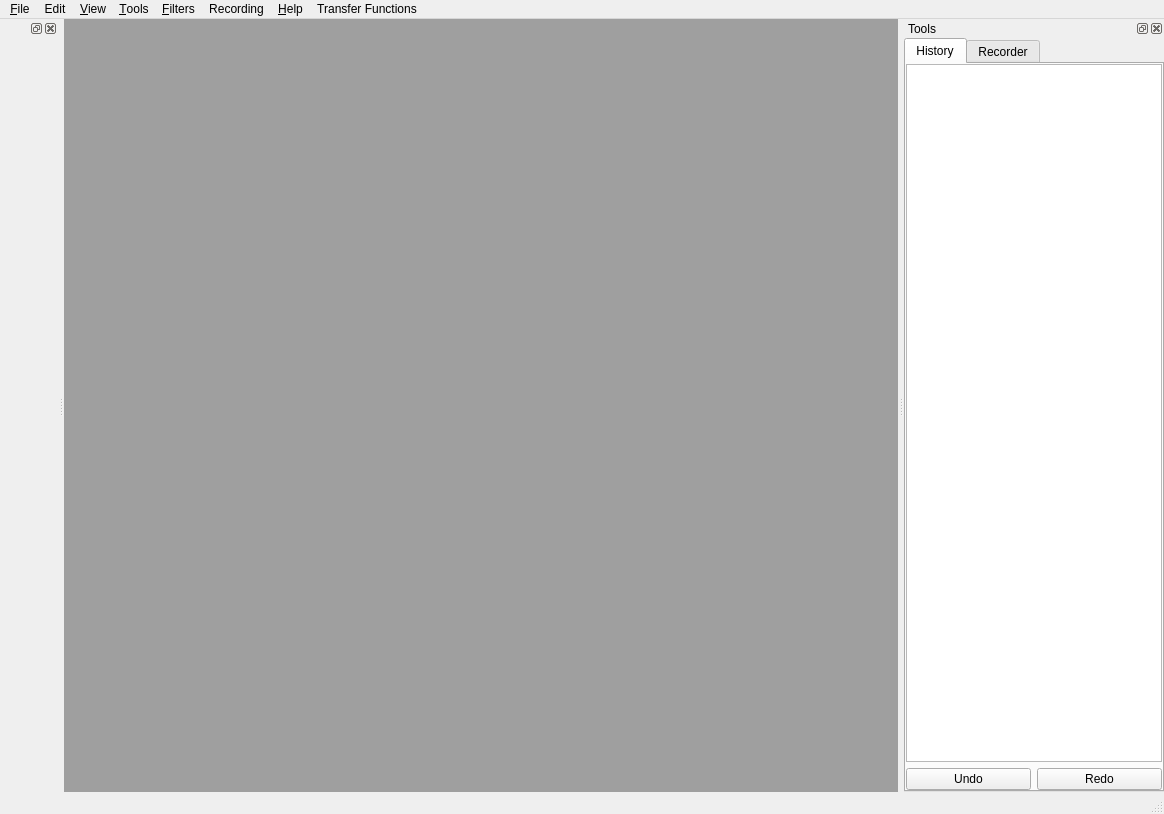
<ui version="4.0" >
 <class>MainWindow</class>
 <widget class="QMainWindow" name="MainWindow" >
  <property name="geometry" >
   <rect>
    <x>0</x>
    <y>0</y>
    <width>1164</width>
    <height>814</height>
   </rect>
  </property>
  <property name="sizePolicy" >
   <sizepolicy vsizetype="Expanding" hsizetype="Expanding" >
    <horstretch>0</horstretch>
    <verstretch>0</verstretch>
   </sizepolicy>
  </property>
  <property name="mouseTracking" >
   <bool>false</bool>
  </property>
  <property name="windowTitle" >
   <string>MainWindow</string>
  </property>
  <property name="dockNestingEnabled" >
   <bool>false</bool>
  </property>
  <property name="dockOptions" >
   <set>QMainWindow::AllowTabbedDocks|QMainWindow::AnimatedDocks</set>
  </property>
  <widget class="QWidget" name="centralwidget" >
   <property name="geometry" >
    <rect>
     <x>84</x>
     <y>22</y>
     <width>778</width>
     <height>771</height>
    </rect>
   </property>
   <layout class="QHBoxLayout" name="horizontalLayout_2" >
    <item>
     <widget class="QMdiArea" name="mdiArea" />
    </item>
   </layout>
  </widget>
  <widget class="QMenuBar" name="menubar" >
   <property name="geometry" >
    <rect>
     <x>0</x>
     <y>0</y>
     <width>1164</width>
     <height>22</height>
    </rect>
   </property>
   <widget class="QMenu" name="menu_File" >
    <property name="title" >
     <string>&amp;File</string>
    </property>
    <addaction name="actionCreate_New_Project" />
    <addaction name="actionOpen_Existing_Project" />
    <addaction name="actionLast_Used_Projects" />
    <addaction name="actionSave_Current_Project" />
    <addaction name="actionClose_Project" />
    <addaction name="separator" />
    <addaction name="actionLoad_Dataset" />
    <addaction name="actionSave_Dataset" />
    <addaction name="actionClose_Dataset" />
    <addaction name="separator" />
    <addaction name="actionQuit" />
   </widget>
   <widget class="QMenu" name="menu_View" >
    <property name="title" >
     <string>&amp;View</string>
    </property>
    <addaction name="actionGo_Fullscreen" />
    <addaction name="separator" />
    <addaction name="action2_x_2_View" />
    <addaction name="action1_x_3_Viw" />
    <addaction name="actionSinge_View" />
    <addaction name="separator" />
    <addaction name="actionDirect_Volume_Rendering" />
    <addaction name="actionIsosurface_Rendering" />
   </widget>
   <widget class="QMenu" name="menu_Tools" >
    <property name="title" >
     <string>&amp;Tools</string>
    </property>
    <widget class="QMenu" name="menuBitwise_Operations" >
     <property name="title" >
      <string>Bitwise Operations</string>
     </property>
     <addaction name="actionAnd" />
     <addaction name="actionOr" />
     <addaction name="actionNot" />
     <addaction name="actionXor" />
    </widget>
    <addaction name="actionCrop" />
    <addaction name="menuBitwise_Operations" />
    <addaction name="actionHistorgram" />
   </widget>
   <widget class="QMenu" name="menu_Filters" >
    <property name="title" >
     <string>&amp;Filters</string>
    </property>
    <addaction name="actionMedian" />
    <addaction name="separator" />
    <addaction name="actionGaussian" />
    <addaction name="actionEdge_Detection" />
    <addaction name="separator" />
    <addaction name="actionDesign_Convolution" />
    <addaction name="actionLoad_Convolution" />
    <addaction name="actionSave_Convolution" />
   </widget>
   <widget class="QMenu" name="menu_Help" >
    <property name="title" >
     <string>&amp;Help</string>
    </property>
    <addaction name="actionAbout" />
    <addaction name="actionOpen_Online_Help" />
   </widget>
   <widget class="QMenu" name="menuSelection" >
    <property name="title" >
     <string>Edit</string>
    </property>
    <addaction name="actionBox" />
    <addaction name="actionPoly_Line" />
    <addaction name="actionSelect_All" />
    <addaction name="separator" />
    <addaction name="actionDelete_Selection" />
    <addaction name="actionInvert_Selection" />
    <addaction name="separator" />
    <addaction name="actionStastistcs" />
    <addaction name="separator" />
    <addaction name="actionUndo" />
    <addaction name="actionRedo" />
   </widget>
   <widget class="QMenu" name="menuRecording" >
    <property name="title" >
     <string>Recording</string>
    </property>
    <addaction name="actionREcord_Image" />
    <addaction name="actionRecord_Movie" />
   </widget>
   <widget class="QMenu" name="menuTransfer_Functions" >
    <property name="title" >
     <string>Transfer Functions</string>
    </property>
    <addaction name="actionLoad" />
    <addaction name="actionSave" />
    <addaction name="separator" />
    <addaction name="actionNew_1D_Transfer_Function" />
    <addaction name="action2D_Transfer_Function_Editor" />
    <addaction name="separator" />
    <addaction name="actionToggle_between_1D_and_2D" />
   </widget>
   <addaction name="menu_File" />
   <addaction name="menuSelection" />
   <addaction name="menu_View" />
   <addaction name="menu_Tools" />
   <addaction name="menu_Filters" />
   <addaction name="menuRecording" />
   <addaction name="menu_Help" />
   <addaction name="menuTransfer_Functions" />
  </widget>
  <widget class="QStatusBar" name="statusbar" >
   <property name="geometry" >
    <rect>
     <x>0</x>
     <y>793</y>
     <width>1164</width>
     <height>21</height>
    </rect>
   </property>
  </widget>
  <widget class="QDockWidget" name="dockWidget" >
   <property name="geometry" >
    <rect>
     <x>866</x>
     <y>22</y>
     <width>298</width>
     <height>771</height>
    </rect>
   </property>
   <property name="sizePolicy" >
    <sizepolicy vsizetype="Preferred" hsizetype="Preferred" >
     <horstretch>0</horstretch>
     <verstretch>0</verstretch>
    </sizepolicy>
   </property>
   <property name="floating" >
    <bool>false</bool>
   </property>
   <property name="allowedAreas" >
    <set>Qt::LeftDockWidgetArea|Qt::RightDockWidgetArea</set>
   </property>
   <property name="windowTitle" >
    <string>Tools</string>
   </property>
   <attribute name="dockWidgetArea" >
    <number>2</number>
   </attribute>
   <widget class="QWidget" name="dockWidgetContents" >
    <property name="geometry" >
     <rect>
      <x>0</x>
      <y>22</y>
      <width>298</width>
      <height>749</height>
     </rect>
    </property>
    <layout class="QHBoxLayout" name="horizontalLayout" >
     <item>
      <widget class="QTabWidget" name="tabWidget" >
       <property name="minimumSize" >
        <size>
         <width>100</width>
         <height>0</height>
        </size>
       </property>
       <property name="tabShape" >
        <enum>QTabWidget::Rounded</enum>
       </property>
       <property name="currentIndex" >
        <number>0</number>
       </property>
       <widget class="QWidget" name="Seite" >
        <property name="geometry" >
         <rect>
          <x>0</x>
          <y>0</y>
          <width>274</width>
          <height>704</height>
         </rect>
        </property>
        <attribute name="title" >
         <string>History</string>
        </attribute>
        <layout class="QGridLayout" name="gridLayout" >
         <item row="0" column="0" colspan="2" >
          <widget class="QListWidget" name="listWidget" />
         </item>
         <item row="1" column="0" >
          <widget class="QPushButton" name="pushButton_3" >
           <property name="text" >
            <string>Undo</string>
           </property>
          </widget>
         </item>
         <item row="1" column="1" >
          <widget class="QPushButton" name="pushButton_4" >
           <property name="text" >
            <string>Redo</string>
           </property>
          </widget>
         </item>
        </layout>
       </widget>
       <widget class="QWidget" name="Seite_2" >
        <property name="geometry" >
         <rect>
          <x>0</x>
          <y>0</y>
          <width>274</width>
          <height>704</height>
         </rect>
        </property>
        <attribute name="title" >
         <string>Recorder</string>
        </attribute>
        <layout class="QVBoxLayout" name="verticalLayout_2" >
         <item>
          <widget class="QGroupBox" name="groupBox" >
           <property name="minimumSize" >
            <size>
             <width>0</width>
             <height>51</height>
            </size>
           </property>
           <property name="maximumSize" >
            <size>
             <width>16777215</width>
             <height>51</height>
            </size>
           </property>
           <property name="title" >
            <string>Image</string>
           </property>
           <property name="flat" >
            <bool>false</bool>
           </property>
           <widget class="QPushButton" name="pushButton_5" >
            <property name="geometry" >
             <rect>
              <x>10</x>
              <y>20</y>
              <width>75</width>
              <height>23</height>
             </rect>
            </property>
            <property name="text" >
             <string>Single </string>
            </property>
           </widget>
           <widget class="QPushButton" name="pushButton_6" >
            <property name="geometry" >
             <rect>
              <x>100</x>
              <y>20</y>
              <width>75</width>
              <height>23</height>
             </rect>
            </property>
            <property name="text" >
             <string>Sequence</string>
            </property>
           </widget>
          </widget>
         </item>
         <item>
          <widget class="QGroupBox" name="groupBox_2" >
           <property name="title" >
            <string>Movie</string>
           </property>
           <widget class="QPushButton" name="pushButton_7" >
            <property name="geometry" >
             <rect>
              <x>10</x>
              <y>20</y>
              <width>181</width>
              <height>23</height>
             </rect>
            </property>
            <property name="text" >
             <string>Start</string>
            </property>
           </widget>
           <widget class="QPushButton" name="pushButton_8" >
            <property name="geometry" >
             <rect>
              <x>10</x>
              <y>80</y>
              <width>181</width>
              <height>23</height>
             </rect>
            </property>
            <property name="text" >
             <string>Stop</string>
            </property>
           </widget>
           <widget class="QPushButton" name="pushButton_9" >
            <property name="geometry" >
             <rect>
              <x>10</x>
              <y>50</y>
              <width>181</width>
              <height>23</height>
             </rect>
            </property>
            <property name="text" >
             <string>Pause</string>
            </property>
           </widget>
           <widget class="QPushButton" name="pushButton_10" >
            <property name="geometry" >
             <rect>
              <x>10</x>
              <y>130</y>
              <width>181</width>
              <height>23</height>
             </rect>
            </property>
            <property name="text" >
             <string>Play</string>
            </property>
           </widget>
           <widget class="QLabel" name="label" >
            <property name="geometry" >
             <rect>
              <x>10</x>
              <y>110</y>
              <width>61</width>
              <height>16</height>
             </rect>
            </property>
            <property name="text" >
             <string>Camera Path</string>
            </property>
           </widget>
           <widget class="QPushButton" name="pushButton_11" >
            <property name="geometry" >
             <rect>
              <x>10</x>
              <y>170</y>
              <width>181</width>
              <height>23</height>
             </rect>
            </property>
            <property name="text" >
             <string>Add new View</string>
            </property>
           </widget>
           <widget class="QPushButton" name="pushButton_12" >
            <property name="geometry" >
             <rect>
              <x>10</x>
              <y>200</y>
              <width>181</width>
              <height>23</height>
             </rect>
            </property>
            <property name="text" >
             <string>Delete Last View</string>
            </property>
           </widget>
           <widget class="QPushButton" name="pushButton_13" >
            <property name="geometry" >
             <rect>
              <x>10</x>
              <y>240</y>
              <width>181</width>
              <height>23</height>
             </rect>
            </property>
            <property name="text" >
             <string>Clear All Views</string>
            </property>
           </widget>
          </widget>
         </item>
        </layout>
       </widget>
      </widget>
     </item>
    </layout>
   </widget>
  </widget>
  <widget class="QDockWidget" name="dockWidget_2" >
   <property name="geometry" >
    <rect>
     <x>0</x>
     <y>22</y>
     <width>80</width>
     <height>771</height>
    </rect>
   </property>
   <attribute name="dockWidgetArea" >
    <number>1</number>
   </attribute>
   <widget class="QWidget" name="dockWidgetContents_2" >
    <property name="geometry" >
     <rect>
      <x>0</x>
      <y>22</y>
      <width>80</width>
      <height>749</height>
     </rect>
    </property>
   </widget>
  </widget>
  <action name="actionWerwer" >
   <property name="text" >
    <string>werwer</string>
   </property>
  </action>
  <action name="actionCreate_New_Project" >
   <property name="text" >
    <string>Create New Project</string>
   </property>
  </action>
  <action name="actionOpen_Existing_Project" >
   <property name="text" >
    <string>Open Existing Project</string>
   </property>
  </action>
  <action name="actionLast_Used_Projects" >
   <property name="text" >
    <string>Last Used Projects</string>
   </property>
  </action>
  <action name="actionSave_Current_Project" >
   <property name="text" >
    <string>Save Current Project</string>
   </property>
  </action>
  <action name="actionLoad_Dataset" >
   <property name="text" >
    <string>Load Dataset</string>
   </property>
  </action>
  <action name="actionSave_Dataset" >
   <property name="text" >
    <string>Save Dataset</string>
   </property>
  </action>
  <action name="actionQuit" >
   <property name="text" >
    <string>Quit</string>
   </property>
  </action>
  <action name="actionClose_Dataset" >
   <property name="text" >
    <string>Close Dataset</string>
   </property>
  </action>
  <action name="actionClose_Project" >
   <property name="text" >
    <string>Close Project</string>
   </property>
  </action>
  <action name="action2_x_2_View" >
   <property name="text" >
    <string>2 x 2 View</string>
   </property>
  </action>
  <action name="action1_x_3_Viw" >
   <property name="text" >
    <string>1 x 3 View</string>
   </property>
  </action>
  <action name="actionSinge_View" >
   <property name="text" >
    <string>Singe View</string>
   </property>
  </action>
  <action name="actionDirect_Volume_Rendering" >
   <property name="text" >
    <string>Direct Volume Rendering</string>
   </property>
  </action>
  <action name="actionIsosurface_Rendering" >
   <property name="text" >
    <string>Isosurface Rendering</string>
   </property>
  </action>
  <action name="actionCrop" >
   <property name="text" >
    <string>Crop</string>
   </property>
  </action>
  <action name="actionMask" >
   <property name="text" >
    <string>Mask</string>
   </property>
  </action>
  <action name="actionBox" >
   <property name="text" >
    <string>Box Select</string>
   </property>
  </action>
  <action name="actionPoly_Line" >
   <property name="text" >
    <string>Poly Line Select</string>
   </property>
  </action>
  <action name="actionSelect_All" >
   <property name="text" >
    <string>Select All</string>
   </property>
  </action>
  <action name="actionDelete_Selection" >
   <property name="text" >
    <string>Delete Selection</string>
   </property>
  </action>
  <action name="actionInvert_Selection" >
   <property name="text" >
    <string>Invert Selection</string>
   </property>
  </action>
  <action name="actionHistorgram" >
   <property name="text" >
    <string>Historgram</string>
   </property>
  </action>
  <action name="actionStastistcs" >
   <property name="text" >
    <string>Stastistcs</string>
   </property>
  </action>
  <action name="actionUndo" >
   <property name="text" >
    <string>Undo</string>
   </property>
  </action>
  <action name="actionRedo" >
   <property name="text" >
    <string>Redo</string>
   </property>
  </action>
  <action name="actionGenerate_Movie" >
   <property name="text" >
    <string>Generate Movie</string>
   </property>
  </action>
  <action name="actionREcord_Image" >
   <property name="text" >
    <string>Record Image</string>
   </property>
  </action>
  <action name="actionGo_Fullscreen" >
   <property name="text" >
    <string>Go Fullscreen</string>
   </property>
  </action>
  <action name="actionRecord_Movie" >
   <property name="text" >
    <string>Record Movie</string>
   </property>
  </action>
  <action name="actionMedian" >
   <property name="text" >
    <string>Median</string>
   </property>
  </action>
  <action name="actionGaussian" >
   <property name="text" >
    <string>Gaussian</string>
   </property>
  </action>
  <action name="actionEdge_Detection" >
   <property name="text" >
    <string>Edge Detection</string>
   </property>
  </action>
  <action name="actionDesign_Convolution" >
   <property name="text" >
    <string>Design Convolution</string>
   </property>
  </action>
  <action name="actionLoad_Convolution" >
   <property name="text" >
    <string>Load Convolution</string>
   </property>
  </action>
  <action name="actionSave_Convolution" >
   <property name="text" >
    <string>Save Convolution</string>
   </property>
  </action>
  <action name="actionAnd" >
   <property name="text" >
    <string>and</string>
   </property>
  </action>
  <action name="actionOr" >
   <property name="text" >
    <string>or</string>
   </property>
  </action>
  <action name="actionNot" >
   <property name="text" >
    <string>not</string>
   </property>
  </action>
  <action name="actionXor" >
   <property name="text" >
    <string>xor</string>
   </property>
  </action>
  <action name="actionLoad_Transfer_Function" >
   <property name="text" >
    <string>Load Transfer Function</string>
   </property>
  </action>
  <action name="actionAbout" >
   <property name="text" >
    <string>About</string>
   </property>
  </action>
  <action name="actionOpen_Online_Help" >
   <property name="text" >
    <string>Open Online Help</string>
   </property>
  </action>
  <action name="actionLoad" >
   <property name="text" >
    <string>Load</string>
   </property>
  </action>
  <action name="actionSave" >
   <property name="text" >
    <string>Save Current</string>
   </property>
  </action>
  <action name="actionNew_1D_Transfer_Function" >
   <property name="text" >
    <string>1D Transfer Function Editor</string>
   </property>
  </action>
  <action name="action2D_Transfer_Function_Editor" >
   <property name="text" >
    <string>2D Transfer Function Editor</string>
   </property>
  </action>
  <action name="actionToggle_between_1D_and_2D" >
   <property name="text" >
    <string>Toggle between 1D and 2D</string>
   </property>
  </action>
 </widget>
 <layoutdefault spacing="6" margin="0" />
 <resources/>
 <connections/>
</ui>
